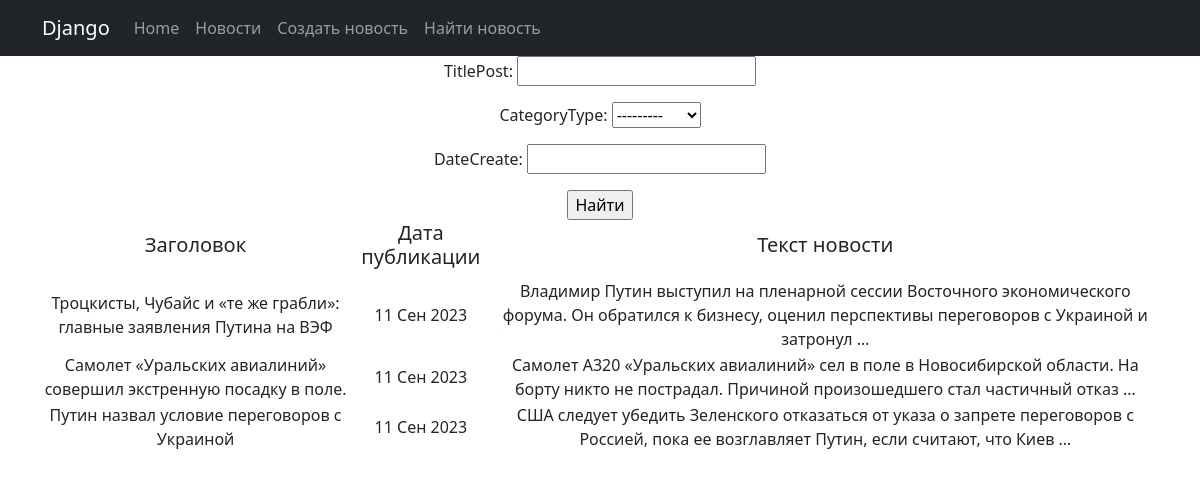
The page /news/search_news on the database as committed earlier.
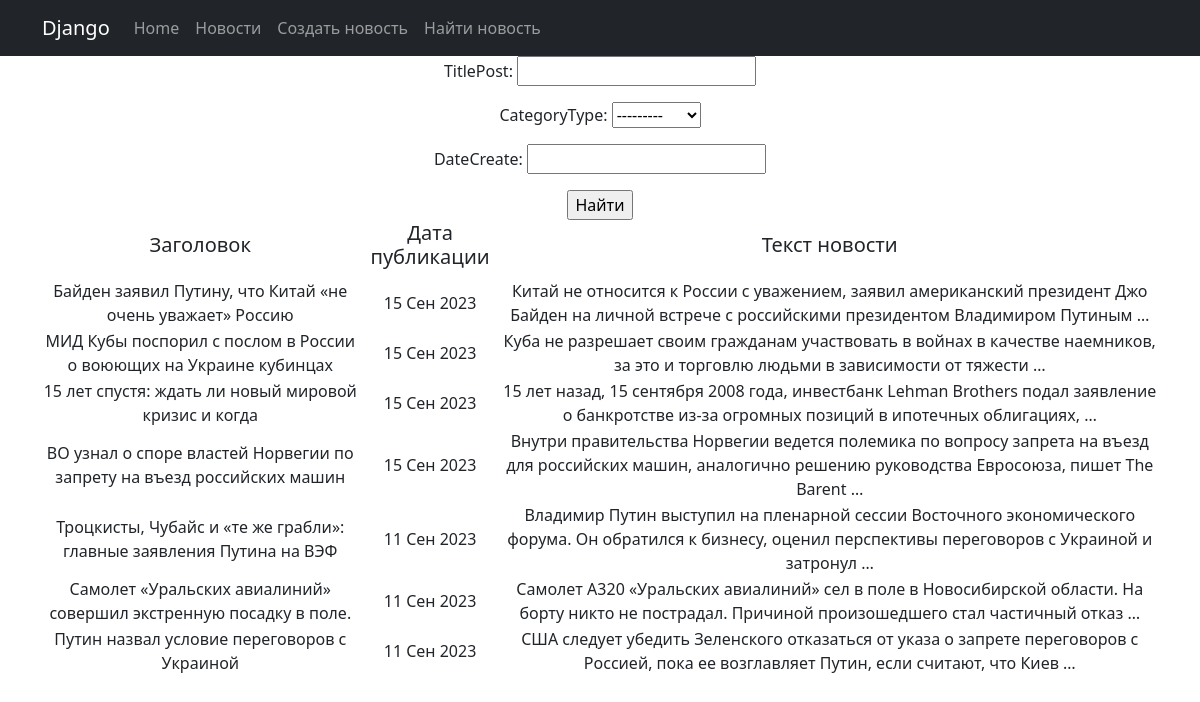
The same page on the database as committed later.
### news/models.py (models this page shows, shortened)
class Post(models.Model):
    author = models.ForeignKey(Author, on_delete=models.CASCADE)
    NEWS = 'NW'
    ARTICLE = 'AR'
    CHOICE_CATEGORY = [
        (NEWS, 'Новости'),
        (ARTICLE, 'Статья')
    ]
    categoryType = models.CharField(
        max_length=2, choices=CHOICE_CATEGORY, default=ARTICLE)
    dateCreate = models.DateTimeField(auto_now_add=True)
    postCategory = models.ManyToManyField(Category, through='PostCategory')
    titlePost = models.CharField(max_length=128)
    textPost = models.TextField()
    rating = models.IntegerField(default=0)
    class Meta:
        verbose_name = 'Статья'
        verbose_name_plural = 'Статьи'
        ordering = ('-dateCreate',)

### news/views.py (the view)
# urls.py: path('search_news', SearchNews.as_view(), name='search_news')
class SearchNews(ListView):
    model = Post
    template_name = 'news/search_news.html'
    context_object_name = 'filter_list'
    def get_queryset(self) -> QuerySet[Any]:
        queryset = super().get_queryset()
        if self.request.GET is None:
            return queryset.none()
        else:
            self.filterset = PostFilter(self.request.GET, queryset)
            return self.filterset.qs
    def get_context_data(self, **kwargs: Any) -> dict[str, Any]:
        context = super().get_context_data(**kwargs)
        context['filterset'] = self.filterset
        return context

### templates/news/search_news.html (shortened to what this page needs)
{% extends 'news/default.html' %}
{% load censor_filters %}
{% load custom_tags %}
{% block content %}
    <form action="" method="get">
        {{ filterset.form.as_p }}
        <input type="submit" value="Найти">
    </form>
    {% if filter_list %}
        <table>
            <tr>
                <td><h5>Заголовок</h5></td>
                <td><h5>Дата публикации</h5></td>
                <td><h5>Текст новости</h5></td>
            </tr>
            {% for post in filter_list %}
                <tr>
                    <td>{{ post.titlePost }}</td>
                    <td>{{ post.dateCreate|date:'d M Y' }}</td>
                    <td>{{ post.textPost|truncatewords:20}}</td>
                </tr>
            {% endfor %}
        </table>
    {% else %}
        <h2>Новостей нет</h2>
    {% endif %}
{% endblock %}

### templates/news/default.html (shortened to what this page needs)
<!DOCTYPE html>
<html lang="ru">
    <head>
        {% load static %}
        <link href="{% static 'css/styles.css' %}" rel="stylesheet" />
    </head>
    <body>
        <nav class="navbar navbar-expand-lg navbar-dark bg-dark">
            <div class="container">
                <a class="navbar-brand" href="{% url 'home' %}">Django</a>
                <div class="collapse navbar-collapse" id="navbarSupportedContent">
                    <ul class="navbar-nav ml-auto">
                        <li class="nav-item active">
                            <a class="nav-link" href="{% url 'home' %}">Home</a>
                        </li>
                        <li class="nav-item">
                            <a class="nav-link" href="{% url 'news' %}">Новости</a>
                        </li>
                        <li class="nav-item">
                            <a class="nav-link" href="{% url 'create_post' %}">Создать новость</a>
                        </li>
                        <li class="nav-item">
                            <a class="nav-link" href="{% url 'search_news' %}">Найти новость</a>
                        </li>
                    </ul>
                </div>
            </div>
        </nav>
        <div class="container">
            <div class="row">
                <div class="col-lg-12 text-center">
                    {% block content %}
                    {% endblock %}
                </div>
            </div>
        </div>
    </body>
</html>

Rows that differ between the two databases and show on the page:
added Post: titlePost "Байден заявил Путину, что Китай «не очень уважает» Россию", dateCreate "15 Сен 2023", textPost "Китай не относится к России с уважением, заявил американский президент Джо Байден на личной встрече с российскими президентом Владимиром Путиным …"
added Post: titlePost "МИД Кубы поспорил с послом в России о воюющих на Украине кубинцах", dateCreate "15 Сен 2023", textPost "Куба не разрешает своим гражданам участвовать в войнах в качестве наемников, за это и торговлю людьми в зависимости от тяжести …"
added Post: titlePost "15 лет спустя: ждать ли новый мировой кризис и когда", dateCreate "15 Сен 2023", textPost "15 лет назад, 15 сентября 2008 года, инвестбанк Lehman Brothers подал заявление о банкротстве из-за огромных позиций в ипотечных облигациях, …"
added Post: titlePost "BO узнал о споре властей Норвегии по запрету на въезд российских машин", dateCreate "15 Сен 2023", textPost "Внутри правительства Норвегии ведется полемика по вопросу запрета на въезд для российских машин, аналогично решению руководства Евросоюза, пишет The Barent …"
